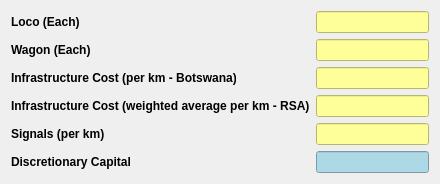
       <widget class="QWidget" name="layoutWidget">
        <property name="geometry">
         <rect>
          <x>110</x>
          <y>1810</y>
          <width>440</width>
          <height>166</height>
         </rect>
        </property>
        <layout class="QHBoxLayout" name="horizontalLayout_17">
         <item>
          <layout class="QVBoxLayout" name="verticalLayout_14">
           <item>
            <widget class="QLabel" name="label_54">
             <property name="maximumSize">
              <size>
               <width>150</width>
               <height>16777215</height>
              </size>
             </property>
             <property name="text">
              <string>&lt;html&gt;&lt;head/&gt;&lt;body&gt;&lt;p&gt;&lt;span style=&quot; font-weight:700;&quot;&gt;Loco (Each)&lt;/span&gt;&lt;/p&gt;&lt;/body&gt;&lt;/html&gt;</string>
             </property>
            </widget>
           </item>
           <item>
            <widget class="QLabel" name="label_55">
             <property name="maximumSize">
              <size>
               <width>150</width>
               <height>16777215</height>
              </size>
             </property>
             <property name="text">
              <string>&lt;html&gt;&lt;head/&gt;&lt;body&gt;&lt;p&gt;&lt;span style=&quot; font-weight:700;&quot;&gt;Wagon (Each)&lt;/span&gt;&lt;/p&gt;&lt;/body&gt;&lt;/html&gt;</string>
             </property>
            </widget>
           </item>
           <item>
            <widget class="QLabel" name="label_56">
             <property name="maximumSize">
              <size>
               <width>225</width>
               <height>16777215</height>
              </size>
             </property>
             <property name="text">
              <string>&lt;html&gt;&lt;head/&gt;&lt;body&gt;&lt;p&gt;&lt;span style=&quot; font-weight:700;&quot;&gt;Infrastructure Cost (per km - Botswana)&lt;/span&gt;&lt;/p&gt;&lt;/body&gt;&lt;/html&gt;</string>
             </property>
            </widget>
           </item>
           <item>
            <widget class="QLabel" name="label_57">
             <property name="maximumSize">
              <size>
               <width>300</width>
               <height>16777215</height>
              </size>
             </property>
             <property name="text">
              <string>&lt;html&gt;&lt;head/&gt;&lt;body&gt;&lt;p&gt;&lt;span style=&quot; font-weight:700;&quot;&gt;Infrastructure Cost (weighted average per km - RSA)&lt;/span&gt;&lt;/p&gt;&lt;/body&gt;&lt;/html&gt;</string>
             </property>
            </widget>
           </item>
           <item>
            <widget class="QLabel" name="label_58">
             <property name="maximumSize">
              <size>
               <width>150</width>
               <height>16777215</height>
              </size>
             </property>
             <property name="text">
              <string>&lt;html&gt;&lt;head/&gt;&lt;body&gt;&lt;p&gt;&lt;span style=&quot; font-weight:700;&quot;&gt;Signals (per km)&lt;/span&gt;&lt;/p&gt;&lt;/body&gt;&lt;/html&gt;</string>
             </property>
            </widget>
           </item>
           <item>
            <widget class="QLabel" name="label_59">
             <property name="maximumSize">
              <size>
               <width>150</width>
               <height>16777215</height>
              </size>
             </property>
             <property name="text">
              <string>&lt;html&gt;&lt;head/&gt;&lt;body&gt;&lt;p&gt;&lt;span style=&quot; font-weight:700;&quot;&gt;Discretionary Capital&lt;/span&gt;&lt;/p&gt;&lt;/body&gt;&lt;/html&gt;</string>
             </property>
            </widget>
           </item>
          </layout>
         </item>
         <item>
          <layout class="QVBoxLayout" name="assumptionsLeCapexCost">
           <item>
            <widget class="QLineEdit" name="locoInput">
             <property name="styleSheet">
              <string notr="true">QLineEdit {
    background-color: #FFFF99;
    color: #000000;
}
</string>
             </property>
            </widget>
           </item>
           <item>
            <widget class="QLineEdit" name="wagonInput">
             <property name="styleSheet">
              <string notr="true">QLineEdit {
    background-color: #FFFF99;
    color: #000000;
}
</string>
             </property>
             <property name="text">
              <string/>
             </property>
            </widget>
           </item>
           <item>
            <widget class="QLineEdit" name="infrastructureBotswanaInput">
             <property name="styleSheet">
              <string notr="true">QLineEdit {
    background-color: #FFFF99;
    color: #000000;
}
</string>
             </property>
             <property name="text">
              <string/>
             </property>
            </widget>
           </item>
           <item>
            <widget class="QLineEdit" name="infrastructureRSAinput">
             <property name="styleSheet">
              <string notr="true">QLineEdit {
    background-color: #FFFF99;
    color: #000000;
}
</string>
             </property>
            </widget>
           </item>
           <item>
            <widget class="QLineEdit" name="signalsInput">
             <property name="styleSheet">
              <string notr="true">QLineEdit {
    background-color: #FFFF99;
    color: #000000;
}
</string>
             </property>
            </widget>
           </item>
           <item>
            <widget class="QLineEdit" name="capitalOutput">
             <property name="styleSheet">
              <string notr="true">QLineEdit {
    background-color: #ADD8E6;
    color: #000000;
}
</string>
             </property>
             <property name="readOnly">
              <bool>true</bool>
             </property>
            </widget>
           </item>
          </layout>
         </item>
        </layout>
       </widget>
